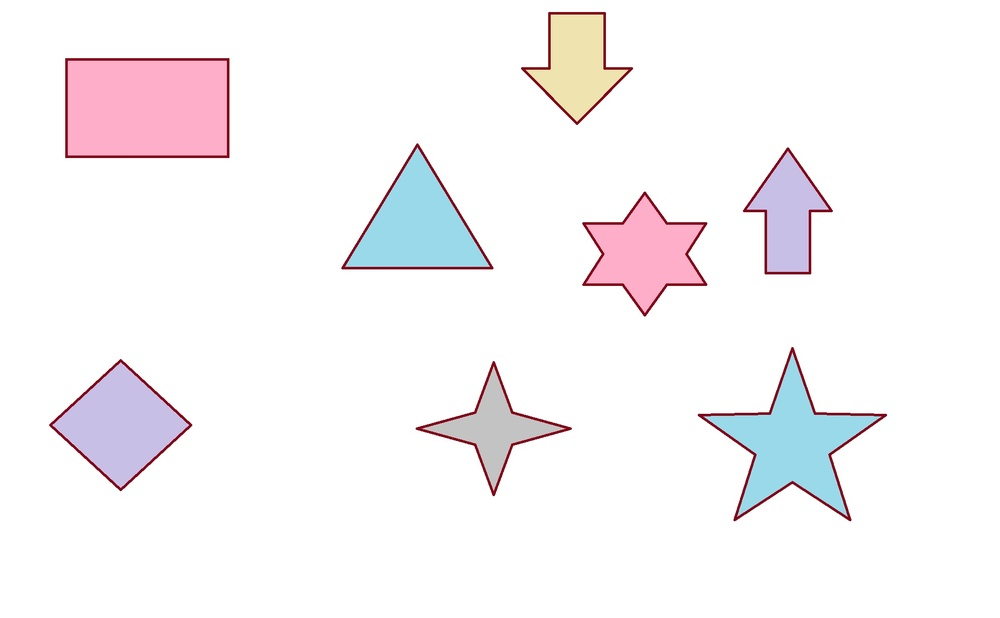
#> input picture Danilova. AA1905. LR4/danilova51.jpg, 1000 x 618 px, shrunk from 1992 x 1232 before the run
$ python task5.py
#> lines starting #> are read from the running program, lines starting #| are printed output that depends on the picture; after the words box and inside, x2 and y2 are one past the last pixel; in counts of white or black regions, pixels touching at a corner belong together
#> further down, original is the input picture: shape (618, 1000, 3); mean B, G, R 247.1, 245.1, 248
import numpy as np
import cv2
import matplotlib.pyplot as plt

def get_corners(image):
    # конвертирихображение в оттенки серого
    gray = cv2.cvtColor(image, cv2.COLOR_BGR2GRAY)
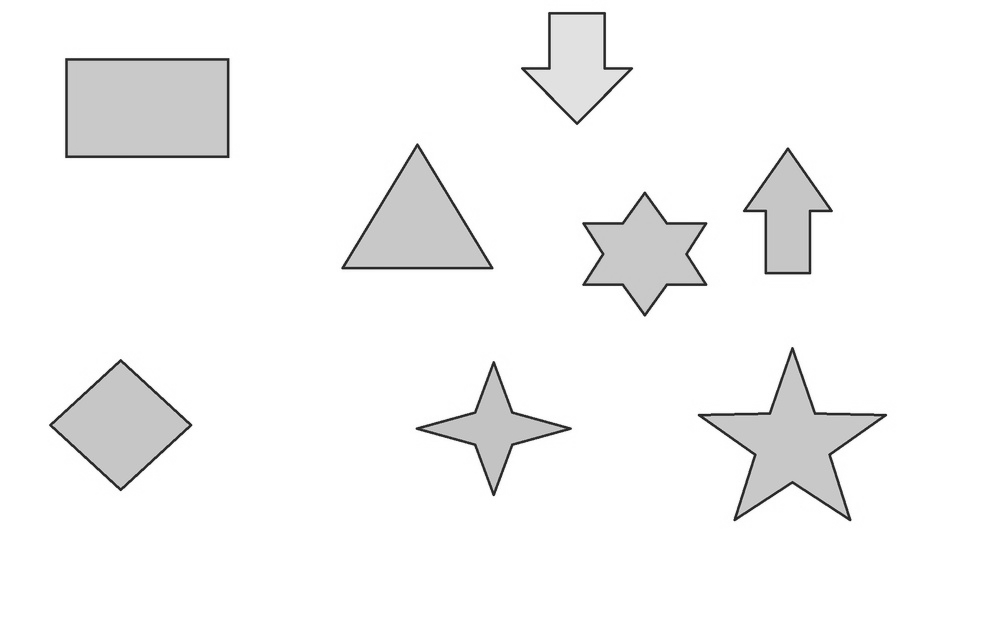
#> gray: shape (618, 1000); min 26, max 255, mean 246.2
    # находим углы с помощью метода goodFeaturesToTrack
    corners = cv2.goodFeaturesToTrack(gray, 60, 0.05, 40, useHarrisDetector=True)
#> corners = 43 rows, first 8: [416, 428], [493, 495], [698, 415], [734, 520], [886, 415], [632, 68], [570, 428], [706, 223]
    # преообразуем массив с плавающейточкой в целочисленный
    corners = np.int0(corners)
    for corner in corners:
        # ravel - возврат непрерывного сведенного массива
        x, y = corner.ravel()  # считываем координаты
        # cv2.circle(image, center_coordinates, radius, color, thickness)
        # thickness -1 pxзаполнит форму круга заданным цветом.
        cv2.circle(image, (x, y), 8, (255, 0, 0), -1)
#> this loop made 43 passes
#> (x, y) on passes 1 to 12: (416, 428), (493, 495), (698, 415), (734, 520), (886, 415), (632, 68), (570, 428), (706, 223), (706, 284), (792, 347), (583, 223), (522, 68)
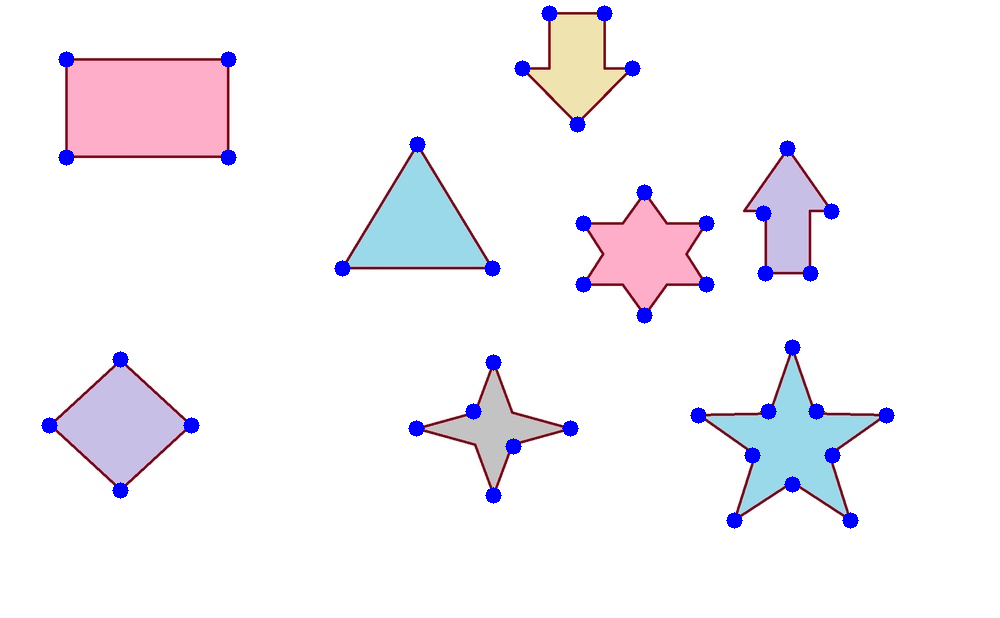
#> image: shape (618, 1000, 3); 1.37% of pixels changed, all inside (x1, y1, x2, y2) = (41, 5, 895, 529)
    print('Количество углов:', len(corners))
#| Количество углов: 43
    return image, len(corners)


original = cv2.imread('danilova51.jpg')
original, corners = get_corners(original)
#> corners = 43
plt.title('Количество углов на изображении равно ' + str(corners))
plt.imshow(cv2.cvtColor(original,cv2.COLOR_BGR2RGB))
plt.savefig('danilova52.jpg')
plt.show()

$ run again, with Danilova. AA1905. LR4/danilova41.jpg copied over Danilova. AA1905. LR4/danilova51.jpg
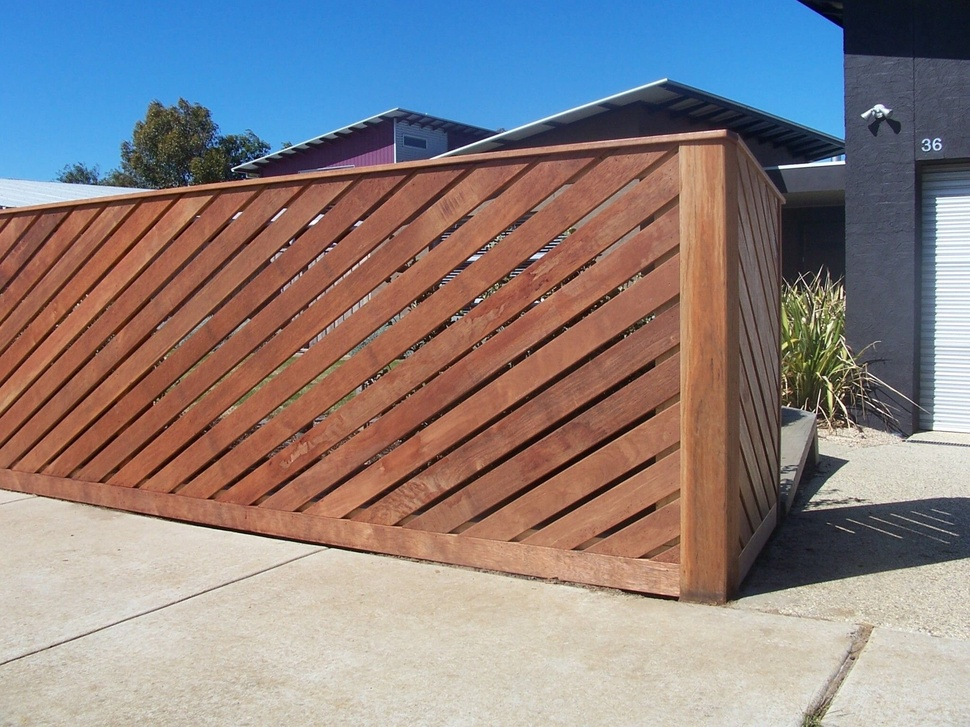
#> input picture Danilova. AA1905. LR4/danilova41.jpg, 970 x 727 px, shrunk from 2048 x 1536 before the run
#> original is the input picture: shape (727, 970, 3); mean B, G, R 129.1, 128.7, 138.9
#> in get_corners, `gray = cv2.cvtColor(image, cv2.COLOR_BGR2GRAY)`:
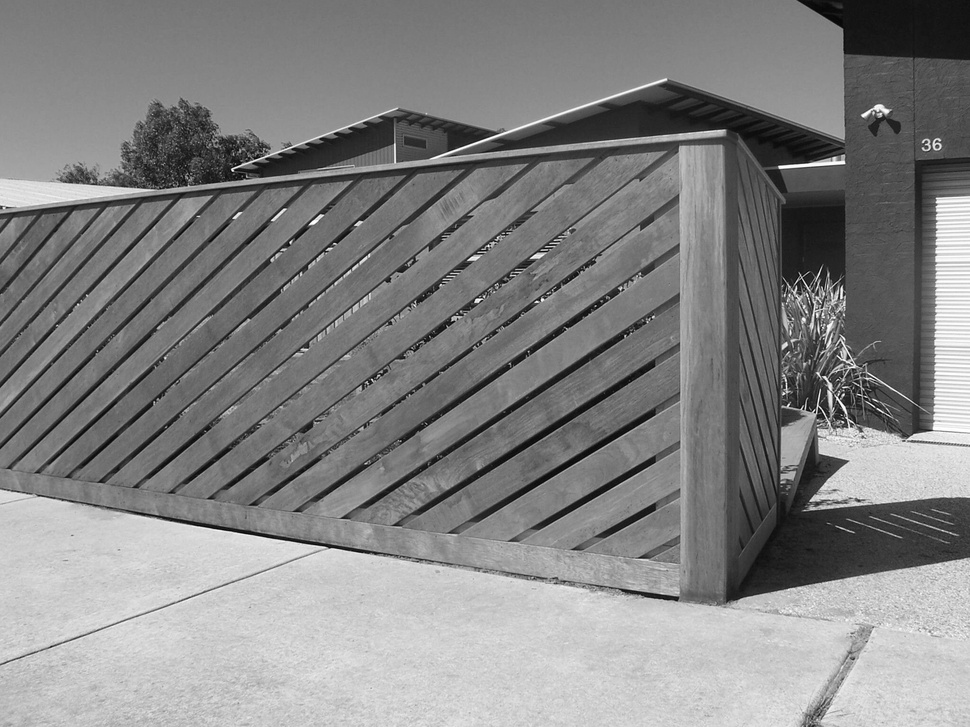
#> gray: shape (727, 970); min 2, max 255, mean 131.8
#> in get_corners, `corners = cv2.goodFeaturesToTrack(gray, 60, 0.05, 40, useHarrisDetecto..`: corners = 60 rows, first 8: [232, 170], [290, 242], [843, 394], [542, 299], [779, 166], [475, 302], [844, 163], [488, 245]
#> the loop in get_corners, `for corner in corners:` made 60 passes
#> after the loop in get_corners, `for corner in corners:`:
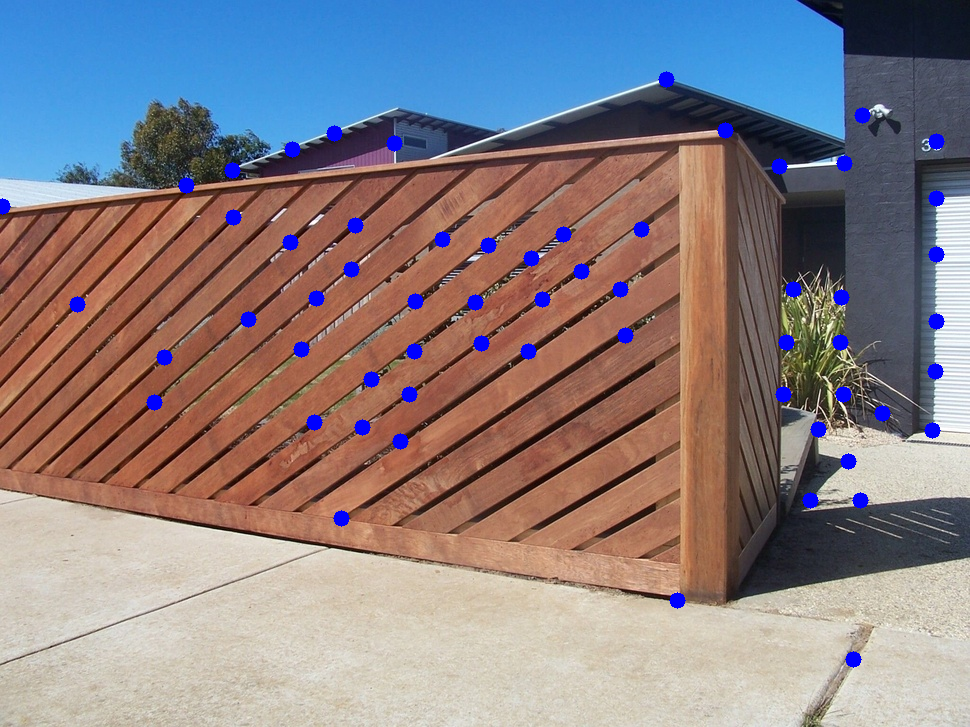
#> image: shape (727, 970, 3); 1.67% of pixels changed, all inside (x1, y1, x2, y2) = (0, 71, 945, 668)
#| Количество углов: 60
#> `original, corners = get_corners(original)`: corners = 60

$ run again, with Danilova. AA1905. LR4/danilova61.jpg copied over Danilova. AA1905. LR4/danilova51.jpg
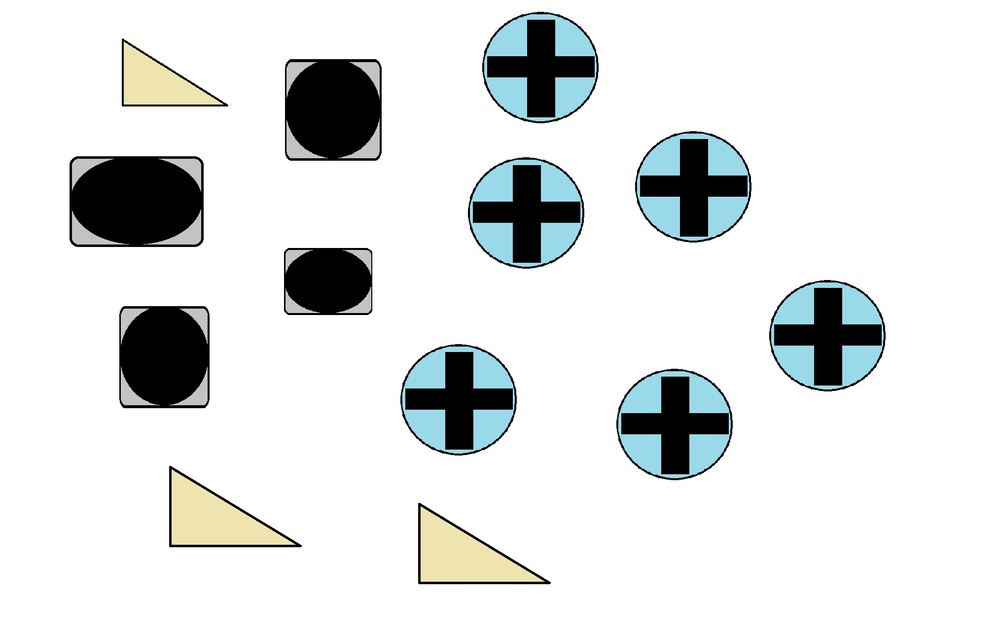
#> input picture Danilova. AA1905. LR4/danilova61.jpg, 1000 x 633 px, shrunk from 2028 x 1284 before the run
#> original is the input picture: shape (633, 1000, 3); mean B, G, R 226.2, 226.5, 223.8
#> in get_corners, `gray = cv2.cvtColor(image, cv2.COLOR_BGR2GRAY)`:
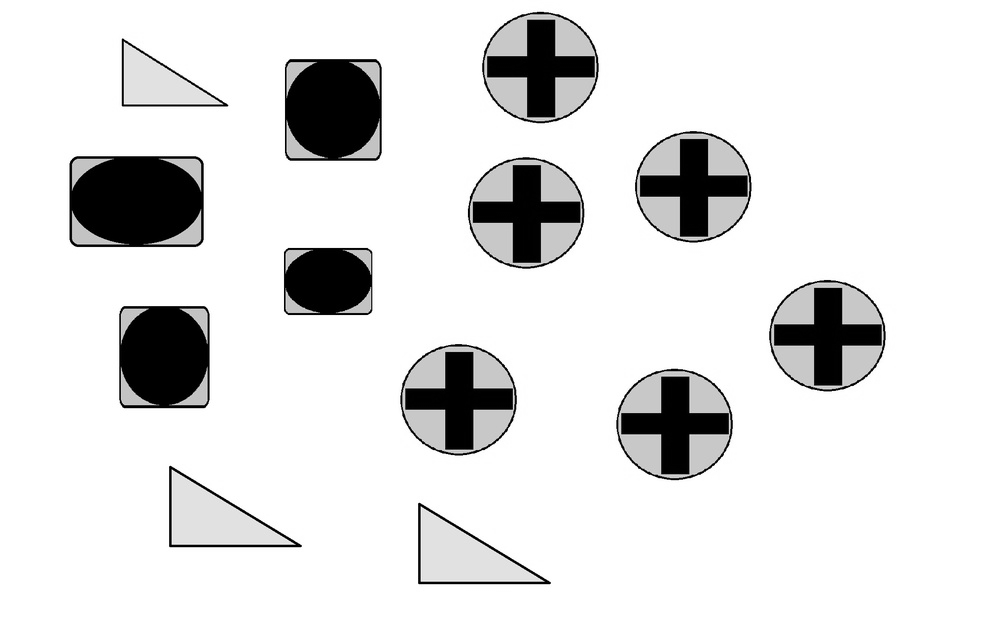
#> gray: shape (633, 1000); min 0, max 255, mean 225.6
#> in get_corners, `corners = cv2.goodFeaturesToTrack(gray, 60, 0.05, 40, useHarrisDetecto..`: corners = 53 rows, first 8: [122, 39], [170, 466], [419, 503], [227, 105], [549, 582], [300, 545], [122, 105], [419, 583]
#> the loop in get_corners, `for corner in corners:` made 53 passes
#> after the loop in get_corners, `for corner in corners:`:
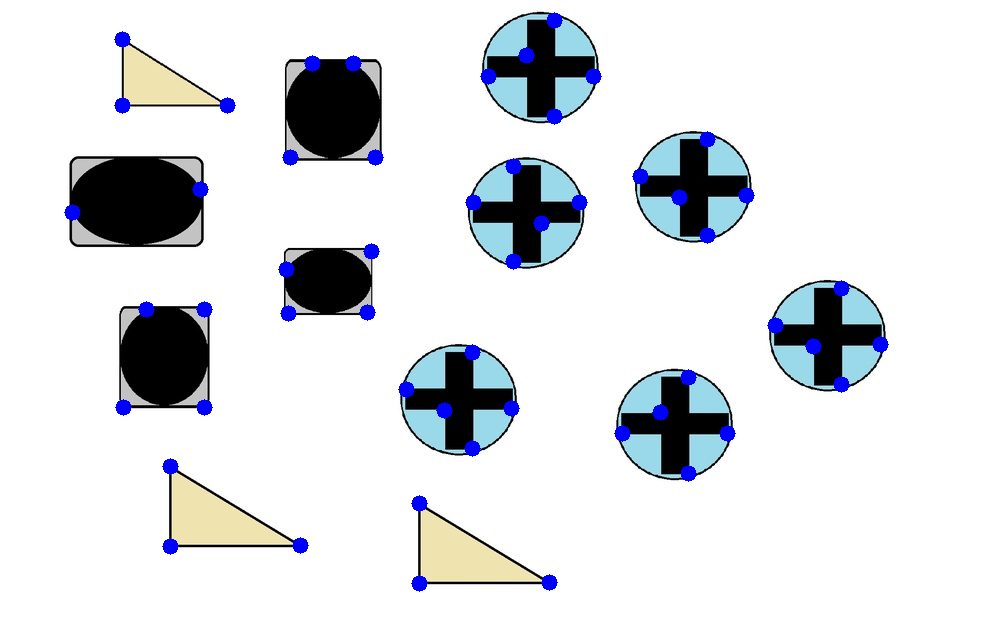
#> image: shape (633, 1000, 3); 1.65% of pixels changed, all inside (x1, y1, x2, y2) = (64, 12, 889, 592)
#| Количество углов: 53
#> `original, corners = get_corners(original)`: corners = 53
